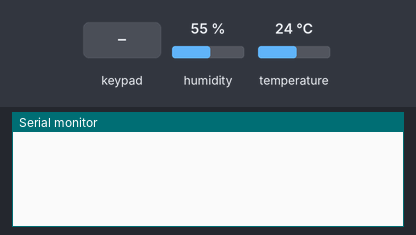
A sketch run on a simulated Arduino Uno, built with avr-gcc and run on an emulated ATmega328P. On the bench: the last lines printed to the serial monitor. The test bench sets the inputs (shaded band); at power-on: humidity 55 %, temperature 24 °C.

Above: at 1.2 s.
1.3 s: key '9' pressed
At 2.4 s:
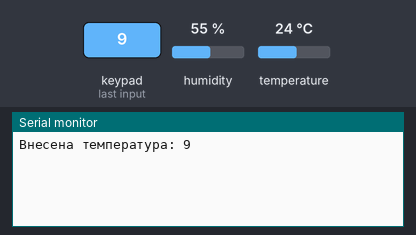
2.8 s: keypad keys 4 5 6 7 * pressed 0.4 s apart
At 5.5 s:
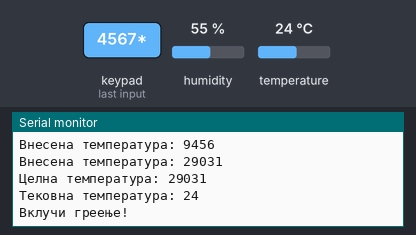
6.3 s: key '*' pressed
At 6.8 s:
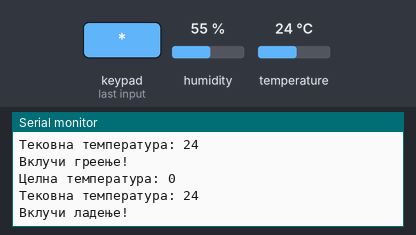
7.8 s: keypad keys 4 5 6 7 pressed 0.4 s apart
At 9.4 s:
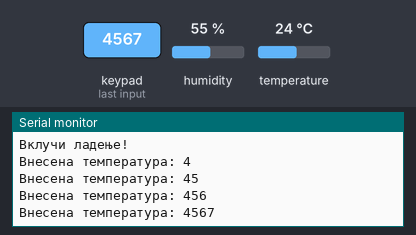
Timing chart, 0 to 10.9 s (numbered marks = the images above; inputs shaded):
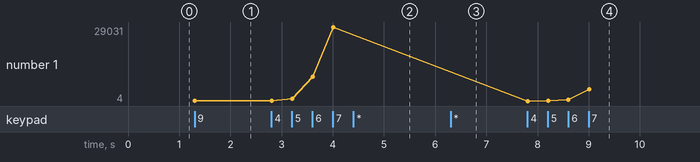

Measured:
- after the input at 1.3 s, the serial monitor: prints a new line at once (image 1)
- after the input at 2.8 s, the serial monitor: prints a new line at once (image 2)
- after the input at 6.3 s, the serial monitor: prints a new line at once (image 3)
- after the input at 7.8 s, the serial monitor: prints a new line at once (image 4)
- plotted number 1: 9 → 29031 after the input at 2.8 s, 29031 → 4567 after the input at 7.8 s

The sketch:

temp.ino
```cpp
#include <Keypad.h>
#include <DHT.h>

#define DHTPIN 3
#define DHTTYPE DHT11
DHT dht(DHTPIN, DHTTYPE);

const byte ROWS = 4;
const byte COLS = 4;

char keys[ROWS][COLS] = {
  {'D', 'C', 'B', 'A'},
  {'#', '9', '6', '3'},
  {'0', '8', '5', '2'},
  {'*', '7', '4', '1'}
};

byte rowPins[ROWS] = {4, 5, 6, 7};
byte colPins[COLS] = {8, 9, 10, 11};

Keypad keypad = Keypad(makeKeymap(keys), rowPins, colPins, ROWS, COLS);

int targetTemp = 0;
int enteredTemp = 0;
bool heating = false;
bool cooling = false;

void setup() {
  Serial.begin(9600);
  dht.begin();
}

void loop() {
  char key = keypad.getKey();
  int currentTemp = dht.readTemperature();

  if (key) {
    if (key >= '0' && key <= '9') {
      enteredTemp = enteredTemp * 10 + (key - '0');
      Serial.print("Внесена температура: ");
      Serial.println(enteredTemp);
    }

    if (key == '*') {
      targetTemp = enteredTemp;
      Serial.print("Целна температура: ");
      Serial.println(targetTemp);

      Serial.print("Тековна температура: ");
      Serial.println(currentTemp);


      if (currentTemp < targetTemp) {
        Serial.println("Вклучи греење!");
        heating = true;
        cooling = false;
      } else if (currentTemp > targetTemp) {
        Serial.println("Вклучи ладење!");
        cooling = true;
        heating = false;
      } else {
        Serial.println("Температурата е на зададената вредност.");
        heating = false;
        cooling = false;
      }

      enteredTemp = 0;
    }
  }

  if (heating && currentTemp >= targetTemp) {
    Serial.println("Исклучи греење!");
    heating = false;
    Serial.println(currentTemp);
  }

  if (cooling && currentTemp <= targetTemp) {
    Serial.println("Исклучи ладење!");
    cooling = false;
    Serial.println(currentTemp);
  }
}
```
